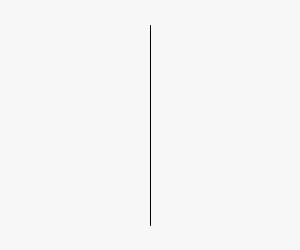
Frame 1 (no input)
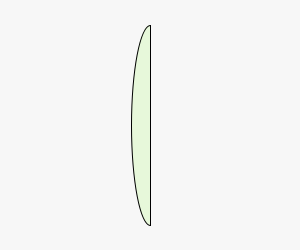
Frame 60 (the mouse pressed at the canvas centre just before this capture)
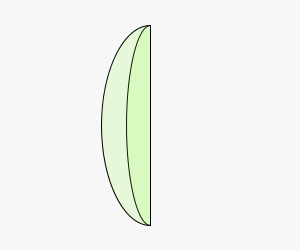
Frame 120 (the mouse held since frame 60 and released just before this capture)

The Processing sketch that drew these frames (run headless with seeded random() and noise(); from frame 60 on, the mouse is pressed at the canvas centre):

// Processing sketch: processing_65052
// ── processing_65052.pde

void setup() {
  size(300, 250);
  colorMode(HSB, 360, 100, 100);
  background(350);
  smooth();
}

int w = -120;
int h = 200;

int start = -1;
float end = PI/2;

float c = random(12);

int a_flg = 1;
int w_flg = 1;


void draw() {
  background(350);


  stroke(0);

  fill(c*30, 100, 100, 30);

  translate(width/2, height/2);

  for (int i = -3; i < 3;i++) {
    arc(0, 0, w + 50 * i, h, start * PI/2, end);
  }

  line(0, -100, 0, 100);

  if (w_flg == 1) {
    w--;
  }
  else {
    w++;
  }

  if ( w > 200) {
    w_flg *= -1;
  }

  if (w < -120) {
    a_flg *= -1;
    w_flg *= -1;
    c = random(12);
  }

  if (a_flg == 1) {
    end = PI/2;
    start = -1;
  }
  else {
    end = PI * 3/2;
    start = 1;
  }
}
